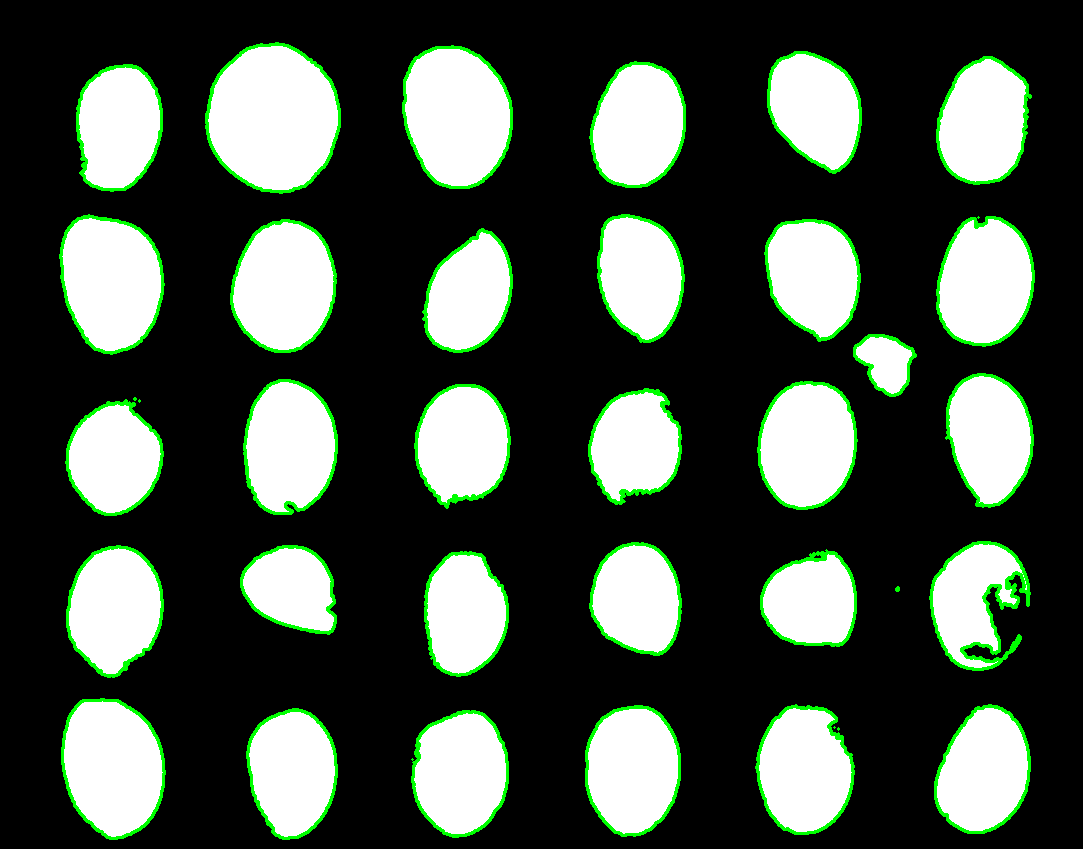
#> input picture result_with_contours7.png, 1083 x 849 px
$ python contourinv.py
#> lines starting #> are read from the running program, lines starting #| are printed output that depends on the picture; after the words box and inside, x2 and y2 are one past the last pixel; in counts of white or black regions, pixels touching at a corner belong together
import cv2
import numpy as np

# Conversion factor
PX_TO_MM = 14

# Load the image with contours
image_with_contours = cv2.imread('result_with_contours7.png')
#> image_with_contours is the input picture: shape (849, 1083, 3); mean B, G, R 70.1, 80.8, 70.1

# Convert to grayscale
gray = cv2.cvtColor(image_with_contours, cv2.COLOR_BGR2GRAY)
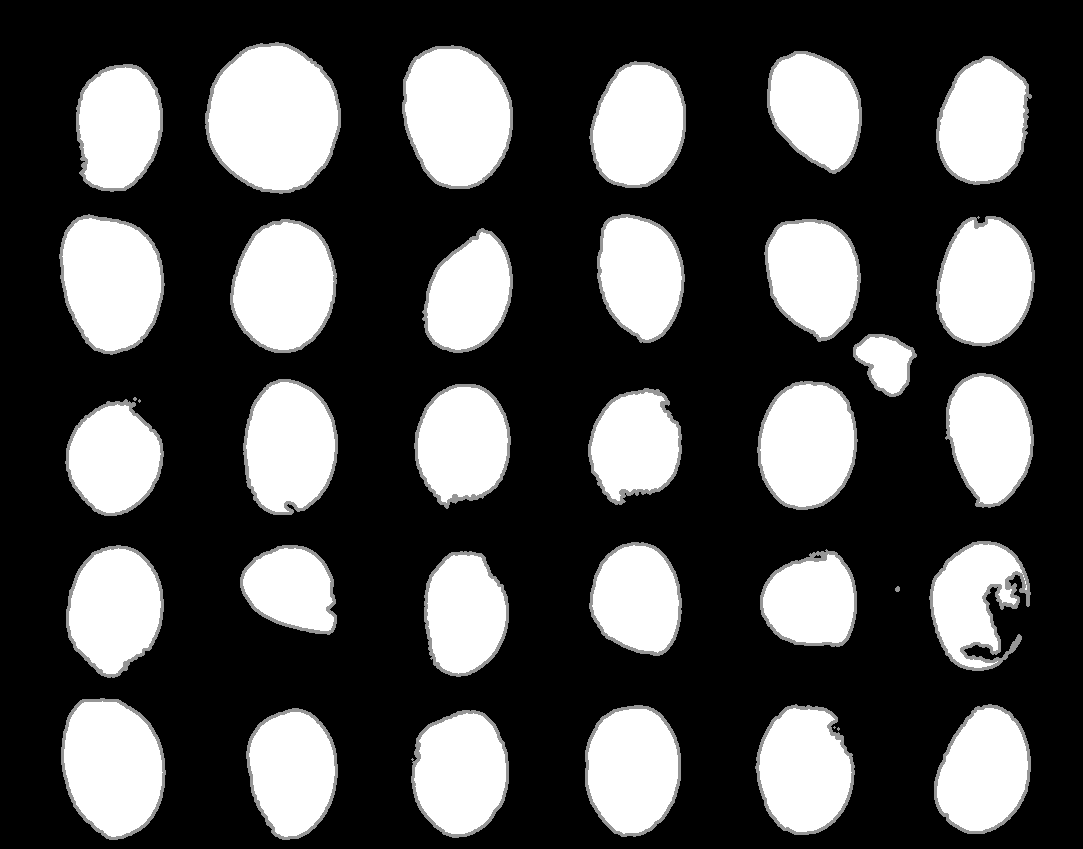
#> gray: shape (849, 1083); min 0, max 255, mean 76.4

# Apply binary thresholding
_, thresholded = cv2.threshold(gray, 1, 255, cv2.THRESH_BINARY)
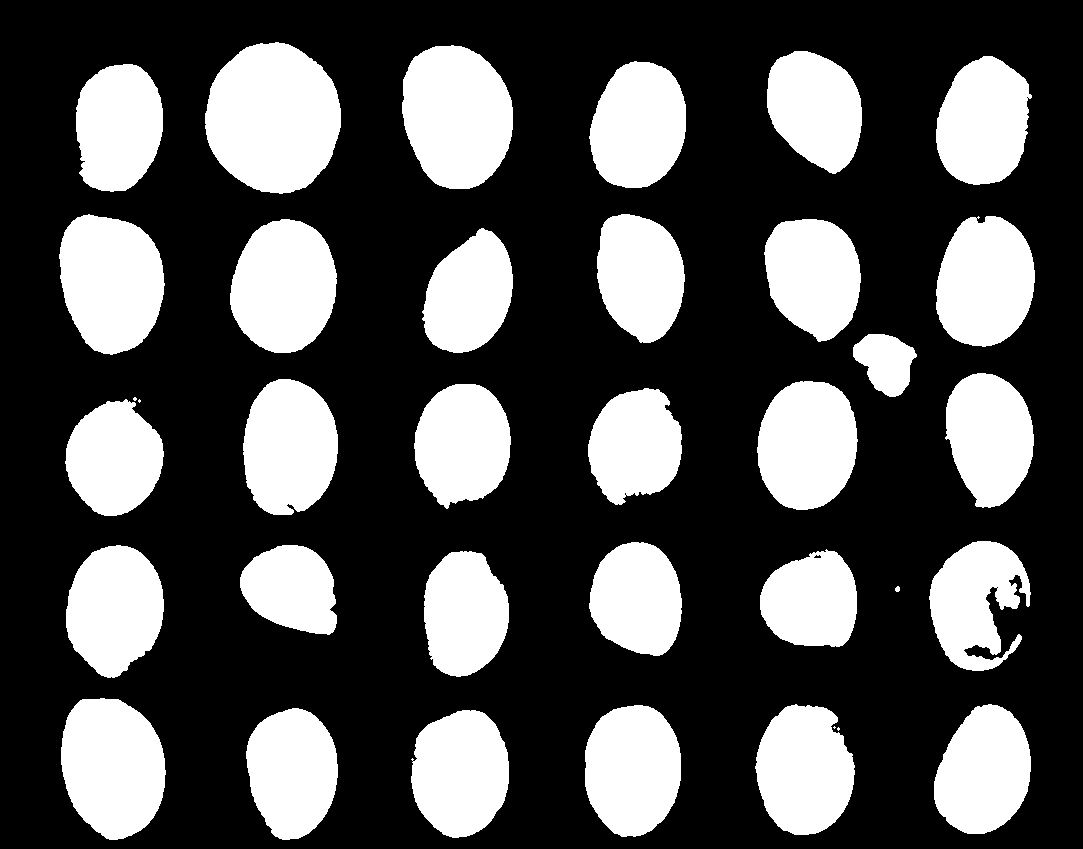
#> thresholded: shape (849, 1083); 31.7% white; 36 white regions (4 under 20 px)

# Find contours
contours, _ = cv2.findContours(thresholded, cv2.RETR_EXTERNAL, cv2.CHAIN_APPROX_SIMPLE)
#> contours = 36 contours, 5 with area under 20; largest, box (x1, y1, x2, y2) and area: (205, 42, 341, 194) 15748, (402, 45, 513, 189) 12417, (61, 698, 166, 840) 11439, (59, 214, 165, 355) 11324, (230, 219, 337, 353) 10934

# Loop through each contour
for contour in contours:
    # Get the convex hull of the contour
    hull = cv2.convexHull(contour)

    # Find the minimum enclosing rectangle for the convex hull
    rect = cv2.minAreaRect(hull)
    (cx, cy), (width, height), _ = rect

    # Calculate the shortest diagonal
    shortest_diagonal_px = min(width, height)
    shortest_diagonal_mm = shortest_diagonal_px / PX_TO_MM

    # Annotate the shortest diagonal (as width) on the image
    text_diag = f'Width: {shortest_diagonal_mm:.2f} mm'

    # Calculate the position for the text
    M = cv2.moments(contour)
    if M['m00'] != 0:
        cX = int(M['m10'] / M['m00'])
        cY = int(M['m01'] / M['m00'])
        text_position = (cX - 50, cY - 10)
    else:
        text_position = (int(cx - width / 2), int(cy - height / 2) - 10)

    # Annotate the diagonal on the image using contours
    cv2.drawContours(image_with_contours, [contour], -1, (0, 255, 0), 2)
    cv2.putText(image_with_contours, text_diag, text_position, cv2.FONT_HERSHEY_SIMPLEX, 0.5, (0, 0, 255), 1, cv2.LINE_AA)
#> this loop made 36 passes
#> (contour, hull, rect, cx, cy, width, height, shortest_diagonal_px) on pass 2: ([[834, 726], [833, 727], [834, 728], [835, 727]], [[835, 727], [834, 728], [833, 727], [834, 726]], ((834, 727), (1.41, 1.41), -45), 834, 727, 1.41, 1.41, 1.41)
#> (rect, cx, cy, width, height, shortest_diagonal_px, shortest_diagonal_mm, text_diag) on passes 1, 3, 4, 5, 6, 7: (((838, 728.5), (2.12, 2.12), -45), 838, 728.5, 2.12, 2.12, 2.12, 0.152, 'Width: 0.15 mm'), (((459.5, 773.5), (127, 97), -90), 459.5, 773.5, 127, 97, 97, 6.93, 'Width: 6.93 mm'), (((293.6, 773.2), (90.09, 129.3), -8.97), 293.6, 773.2, 90.09, 129.3, 90.09, 6.44, 'Width: 6.44 mm'), (((632.5, 770.5), (131, 95), -90), 632.5, 770.5, 131, 95, 95, 6.79, 'Width: 6.79 mm'), (((986, 771), (128.8, 92.13), -63.43), 986, 771, 128.8, 92.13, 92.13, 6.58, 'Width: 6.58 mm'), (((804.7, 768.6), (98.3, 130.5), -10.3), 804.7, 768.6, 98.3, 130.5, 98.3, 7.02, 'Width: 7.02 mm')
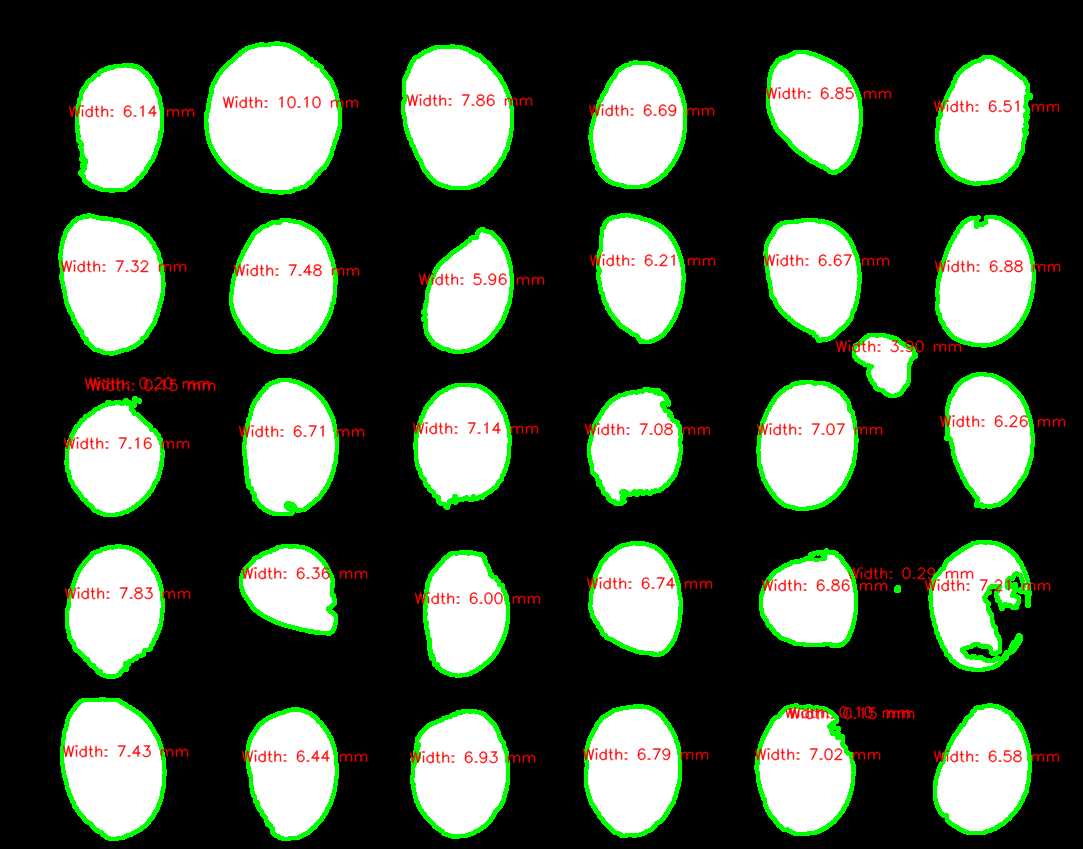
#> image_with_contours: shape (849, 1083, 3); 4.57% of pixels changed, all inside (x1, y1, x2, y2) = (58, 41, 1066, 841)

# Save the result with annotated shortest diagonals and contours
cv2.imwrite('result_with_annotations7.png', image_with_contours)
